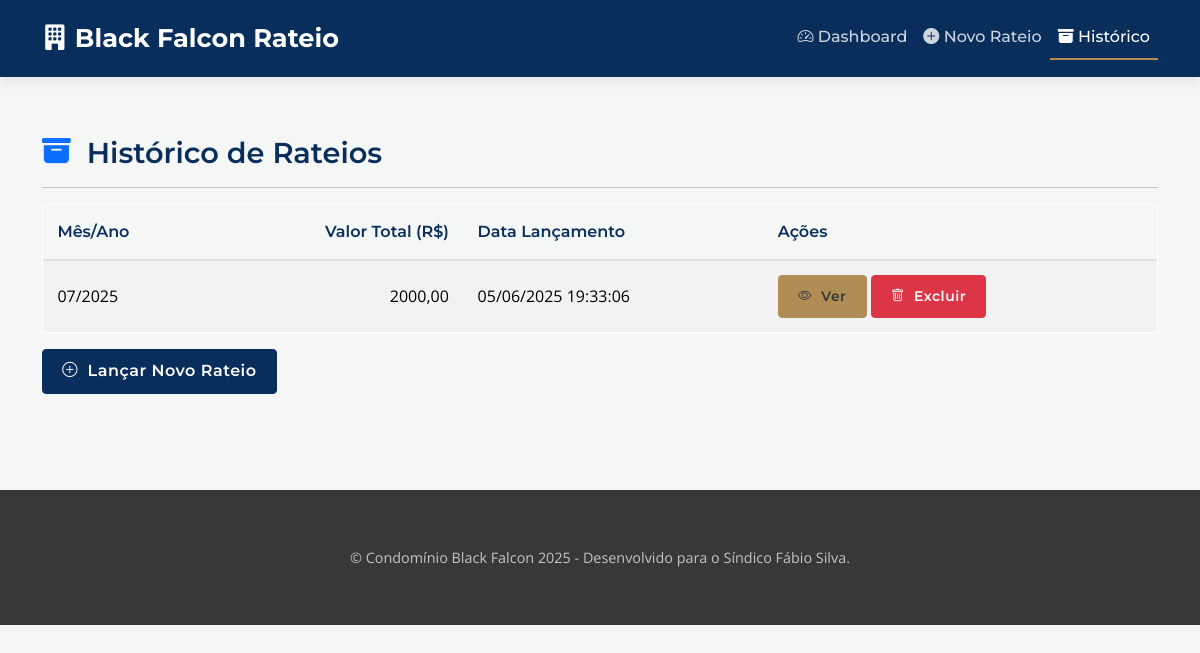
/rateio/historico, run on the app's committed database.
### tables this page shows
CREATE TABLE Contas (
    id INTEGER PRIMARY KEY AUTOINCREMENT,
    mes_referencia INTEGER NOT NULL,
    ano_referencia INTEGER NOT NULL,
    valor_total_reais REAL NOT NULL,
    consumo_total_interno_kwh REAL,
    custo_medio_kwh REAL,
    custo_total_salao_reais REAL,
    cota_salao_por_casa_reais REAL,
    data_lancamento TIMESTAMP DEFAULT CURRENT_TIMESTAMP,
    UNIQUE(mes_referencia, ano_referencia)
);

### app.py (the view)
@app.route('/rateio/historico')
def historico():
    rateios = db.query_db("SELECT id, mes_referencia, ano_referencia, valor_total_reais, data_lancamento FROM Contas ORDER BY ano_referencia DESC, mes_referencia DESC")
    return render_template('historico.html', rateios=rateios)

### app.py (called while the page is built)
@app.context_processor
def inject_now():
    return {'now': datetime.utcnow()}

### database.py (called while the page is built)
def convert_timestamp(val):
    return datetime.fromisoformat(val.decode()) # .decode() é importante aqui

def get_db_connection():
    os.makedirs(INSTANCE_FOLDER_PATH, exist_ok=True)
    conn = sqlite3.connect(DATABASE_PATH, detect_types=sqlite3.PARSE_DECLTYPES|sqlite3.PARSE_COLNAMES)
    conn.row_factory = sqlite3.Row # Permite acessar colunas por nome
    return conn

def query_db(query, args=(), one=False):
    conn = get_db_connection()
    cur = conn.execute(query, args)
    rv = cur.fetchall()
    conn.close()
    return (rv[0] if rv else None) if one else rv

### templates/historico.html (shortened to what this page needs)
{% extends "layout.html" %}
{% block content %}
<h2><i class="bi bi-archive-fill text-primary"></i> Histórico de Rateios</h2>
<hr>
{% if rateios %}
<div class="table-responsive">
    <table class="table table-striped table-hover">
        <thead>
            <tr>
                <th>Mês/Ano</th>
                <th class="text-end">Valor Total (R$)</th>
                <th>Data Lançamento</th>
                <th>Ações</th>
            </tr>
        </thead>
        <tbody>
            {% for rateio in rateios %}
            <tr>
                <td>{{ "%02d"|format(rateio.mes_referencia) }}/{{ rateio.ano_referencia }}</td>
                <td class="text-end">{{ "%.2f"|format(rateio.valor_total_reais)|replace('.', ',') }}</td>
                <td>{{ rateio.data_lancamento.strftime('%d/%m/%Y %H:%M:%S') if rateio.data_lancamento else 'N/A' }}</td>
                <td>
                    <a href="{{ url_for('ver_rateio', id_rateio=rateio.id) }}" class="btn btn-sm btn-info"><i class="bi bi-eye"></i> Ver</a>
                    <form method="POST" action="{{ url_for('excluir_rateio', id_rateio=rateio.id) }}" style="display: inline;" onsubmit="return confirm('Tem certeza que deseja excluir o rateio de {{ "%02d"|format(rateio.mes_referencia) }}/{{ rateio.ano_referencia }}? Esta ação não pode ser desfeita.');">
                        <button type="submit" class="btn btn-sm btn-danger"><i class="bi bi-trash"></i> Excluir</button>
                    </form>
                </td>
            </tr>
            {% endfor %}
        </tbody>
    </table>
</div>
{% else %}
<div class="alert alert-info">
    Nenhum rateio encontrado no histórico. <a href="{{ url_for('novo_rateio') }}" class="alert-link">Lance o primeiro!</a>
</div>
{% endif %}
<div class="mt-3">
    <a href="{{ url_for('novo_rateio') }}" class="btn btn-primary"><i class="bi bi-plus-circle"></i> Lançar Novo Rateio</a>
</div>
{% endblock %}

### static/css/style.css (style rules this page uses)
:root { --primary-color: #0A2E5B; --secondary-color: #B08D57; --light-bg-color: #f4f7f6; --white-color: #ffffff; --dark-text-color: #383838; --light-text-color: #f8f9fa; --border-color: #dee2e6; --font-primary: 'Montserrat', sans-serif; --font-secondary: 'Open Sans', sans-serif; --default-shadow: 0 4px 12px rgba(0, 0, 0, 0.08); --hover-shadow: 0 8px 20px rgba(0, 0, 0, 0.12); }
body { font-family: var(--font-secondary); color: var(--dark-text-color); background-color: var(--light-bg-color); padding-top: 80px; line-height: 1.6; }
h1, h2, h3, h4, h5, h6 { font-family: var(--font-primary); font-weight: 600; color: var(--primary-color); margin-bottom: 0.75rem; }
h2 { font-size: 1.8rem; }
a { color: var(--secondary-color); text-decoration: none; transition: color 0.2s ease-in-out; }
.btn { font-family: var(--font-primary); font-weight: 600; padding: 0.6rem 1.2rem; border-radius: 0.25rem; transition: all 0.2s ease-in-out; letter-spacing: 0.5px; }
.btn-primary { background-color: var(--primary-color); border-color: var(--primary-color); color: var(--white-color); }
.btn-danger { color: var(--white-color); }
.btn-info { background-color: var(--secondary-color); border-color: var(--secondary-color); color: var(--dark-text-color); }
.table { background-color: var(--white-color); border: 1px solid var(--border-color); border-radius: 0.25rem; overflow: hidden; }
.table thead th { font-family: var(--font-primary); background-color: var(--light-bg-color); color: var(--primary-color); font-weight: 600; border-bottom: 2px solid var(--border-color); padding: 0.9rem; vertical-align: middle; }
.table td { padding: 0.9rem; vertical-align: middle; }
h2 > i.bi { margin-right: 0.5rem; position: relative; top: -2px; }
.btn i.bi { margin-right: 0.3rem; font-size: 0.95em; position: relative; top: -1px; }
.mt-3 { margin-top: 0rem!important; }

### templates/layout.html (style rules this page uses)
.table th.text-end, .table td.text-end { text-align: right !important; }

### data on the page
Contas: mes_referencia "07", ano_referencia "2025", valor_total_reais "2000,00", data_lancamento "05/06/2025 19:33:06"
